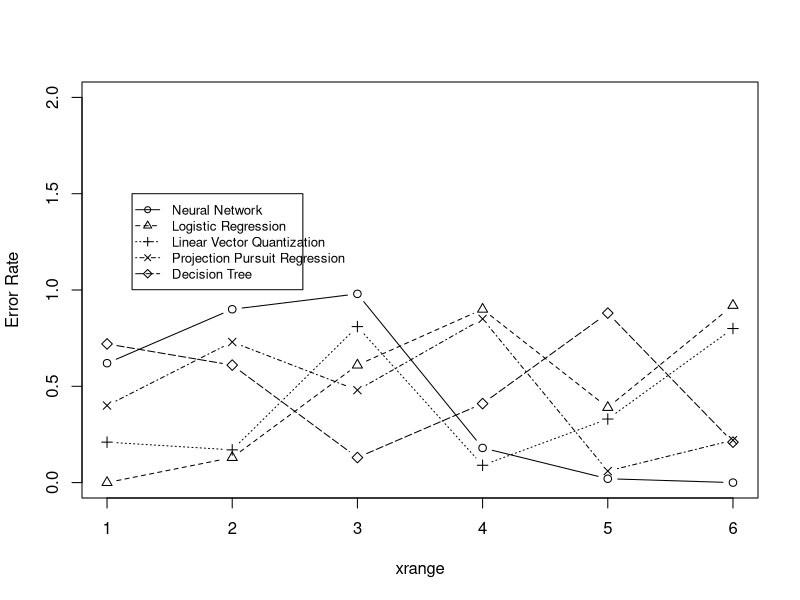

Write the R code that produced this figure.
model.name<-c('Neural Network','Logistic Regression', 'Linear Vector Quantization', 'Projection Pursuit Regression', 'Decision Tree')

dataset<-c('Diabetes','Gaussian','Hvpothvroid','German Credit','Waveform', 'Investment')
    
data.nn<-c(0.62,.9,.98,.18, .02, 0)
data.lr<-c(0,.13, .61, .9, .39, .92)
data.lv<-c(.21, .17, .81, .09, .33, .8)
data.pp<-c(.40, .73, .48, .85, .06, .22)
data.dt<-c(.72, .61, .13, .41, .88, .21)

xrange <- range(c(1:6))
yrange <- range(c(0:2))
plot(xrange, yrange, type="n", ylab="Error Rate" )

lines(c(1:6),data.nn,type="b",lty=1, pch=1)
lines(c(1:6),data.lr,type="b",lty=2, pch=2)
lines(c(1:6),data.lv,type="b",lty=3, pch=3)
lines(c(1:6),data.pp,type="b",lty=4, pch=4)
lines(c(1:6),data.dt,type="b",lty=5, pch=5)

legend(1.2, 1.5, model.name, cex=0.8, pch=c(1:6), lty=c(1:6),text.width = 1,text.font = )
